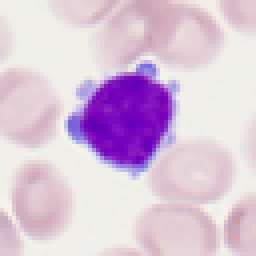
#> input picture Sample Images/Sample_1.tiff, 64 x 64 px (shown 4 times larger)
$ python test3.py
#> lines starting #> are read from the running program, lines starting #| are printed output that depends on the picture
import os
import math
from PIL import Image
import matplotlib.pyplot as plt
import numpy as np
import colorgram
from scipy.optimize import differential_evolution

###############################
# IMAGE PROCESSING PIPELINE
###############################

# Ensure output directory exists
def ensure_directory_exists(directory):
    if not os.path.exists(directory):
        os.makedirs(directory)

# Step 1: Convert Color Image to Greyscale
def convert_to_greyscale(image_number, output_dir):
#> called with image_number = 1, output_dir = 'Image_1'
    sample_images_folder = "Sample Images"
    tiff_image_path = os.path.join(sample_images_folder, f'Sample_{image_number}.tiff')
    grey_image_path = os.path.join(output_dir, 'greyscale_image.png')
    # Open and convert the image
    img = Image.open(tiff_image_path)
#> img is the input picture: PIL image 64x64 RGBA; mean R, G, B, A 218.3, 195.7, 216.9, 255
    grey_img = img.convert("L")  # the "L" mode stands for luminance
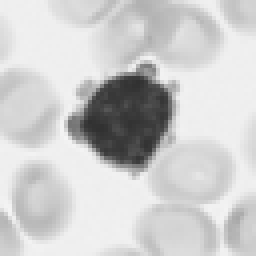
#> grey_img: PIL image 64x64 L (shown 4 times larger); min 49, max 244, mean 204.9
    grey_img.save(grey_image_path)
    return grey_image_path

# Step 2: Extract Gray Color Markings
LOW_GRAY_POINT = (31, 31, 31)
HIGH_GRAY_POINT = (83, 83, 83)

def is_gray_color_in_range(color, low, high):
    return low[0] <= color[0] <= high[0] and low[1] <= color[1] <= high[1] and low[2] <= color[2] <= high[2]

def extract_gray_markings(image_number, output_dir):
#> called with image_number = 1, output_dir = 'Image_1'
    image_name = os.path.join(output_dir, 'greyscale_image.png')
    img = Image.open(image_name).convert("RGB")
#> img: PIL image 64x64 RGB
    width, height = img.size
#> width = 64; height = 64
    canvas = Image.new("RGB", (width, height), "white")
#> canvas: PIL image 64x64 RGB; every value is 255
    for x in range(width):
        for y in range(height):
            color = img.getpixel((x, y))
            if is_gray_color_in_range(color, LOW_GRAY_POINT, HIGH_GRAY_POINT):
                canvas.putpixel((x, y), color)
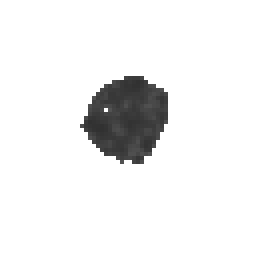
#> canvas: PIL image 64x64 RGB (shown 4 times larger); min 49, max 255, mean 238.8
    marked_image_path = os.path.join(output_dir, 'marked_canvas_gray.png')
    canvas.save(marked_image_path)
    return marked_image_path

# Step 3: Mark Boundaries in Blue
def is_white(pixel, tolerance=10):
    return all(255 - tolerance <= channel <= 255 for channel in pixel)

def mark_boundaries(image_number, output_dir):
#> called with image_number = 1, output_dir = 'Image_1'
    input_image_path = os.path.join(output_dir, 'marked_canvas_gray.png')
    output_image_path = os.path.join(output_dir, 'marked_boundary_image.png')
    output_text_path = os.path.join(output_dir, 'boundary_pixels.txt')
    image = Image.open(input_image_path).convert('RGB')
    width, height = image.size
#> width = 64; height = 64
    new_image = image.copy()
    boundary_pixels = set()
    for y in range(height):
        for x in range(width):
            current_pixel = image.getpixel((x, y))
            neighbors = []
            if x > 0:
                neighbors.append(image.getpixel((x - 1, y)))
            if x < width - 1:
                neighbors.append(image.getpixel((x + 1, y)))
            if y > 0:
                neighbors.append(image.getpixel((x, y - 1)))
            if y < height - 1:
                neighbors.append(image.getpixel((x, y + 1)))
            if any(is_white(neighbor) != is_white(current_pixel) for neighbor in neighbors):
                new_image.putpixel((x, y), (0, 0, 255))
                boundary_pixels.add((x, y))
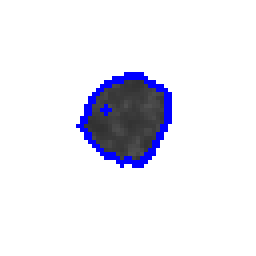
#> new_image: PIL image 64x64 RGB (shown 4 times larger); mean R, G, B 233.8, 233.8, 241.7
#> after the loop, boundary_pixels = 127 items
    new_image.save(output_image_path)
    with open(output_text_path, 'w') as f:
        for coord in sorted(boundary_pixels):
            f.write(f"{coord}\n")
#> this loop made 127 passes
#> coord on passes 1 to 12: (19, 31), (20, 29), (20, 30), (20, 31), (20, 32), (21, 26), (21, 27), (21, 28), (21, 29), (21, 30), (21, 32), (21, 33)
    return output_text_path

# Step 4: Extract Red Pixel Positions
def is_red_shade(r, g, b, red_threshold=80, max_green_blue=120):
    return r > red_threshold and g < max_green_blue and b < max_green_blue

def extract_red_pixels(image_number, output_dir):
    images_folder = "Images"
    image_path = os.path.join(images_folder, f'IMG{image_number}.png')
#> (the run stopped early here; a loop or call above may not have finished)

$ run again, with Colored Images/Sample_10.tiff copied over Sample Images/Sample_1.tiff
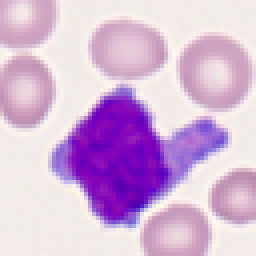
#> input picture Colored Images/Sample_10.tiff, 64 x 64 px (shown 4 times larger)
#> in convert_to_greyscale, img is the input picture: PIL image 64x64 RGBA; mean R, G, B, A 212.4, 179.6, 215.8, 255
#> in convert_to_greyscale, `grey_img = img.convert("L")  # the "L" mode stands for luminance`:
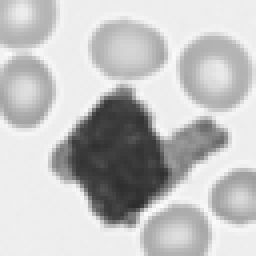
#> grey_img: PIL image 64x64 L (shown 4 times larger); min 44, max 251, mean 193.6
#> img: PIL image 64x64 RGB
#> after the loop in mark_boundaries, `for y in range(height):`:
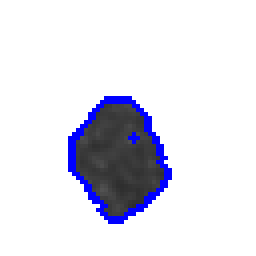
#> new_image: PIL image 64x64 RGB (shown 4 times larger); mean R, G, B 225.6, 225.6, 235.1
#> after the loop in mark_boundaries, `for y in range(height):`: boundary_pixels = 153 items
#> the loop in mark_boundaries, `for coord in sorted(boundary_pixels):` made 153 passes
#> coord on passes 1 to 3: (17, 34), (17, 35), (17, 36)
